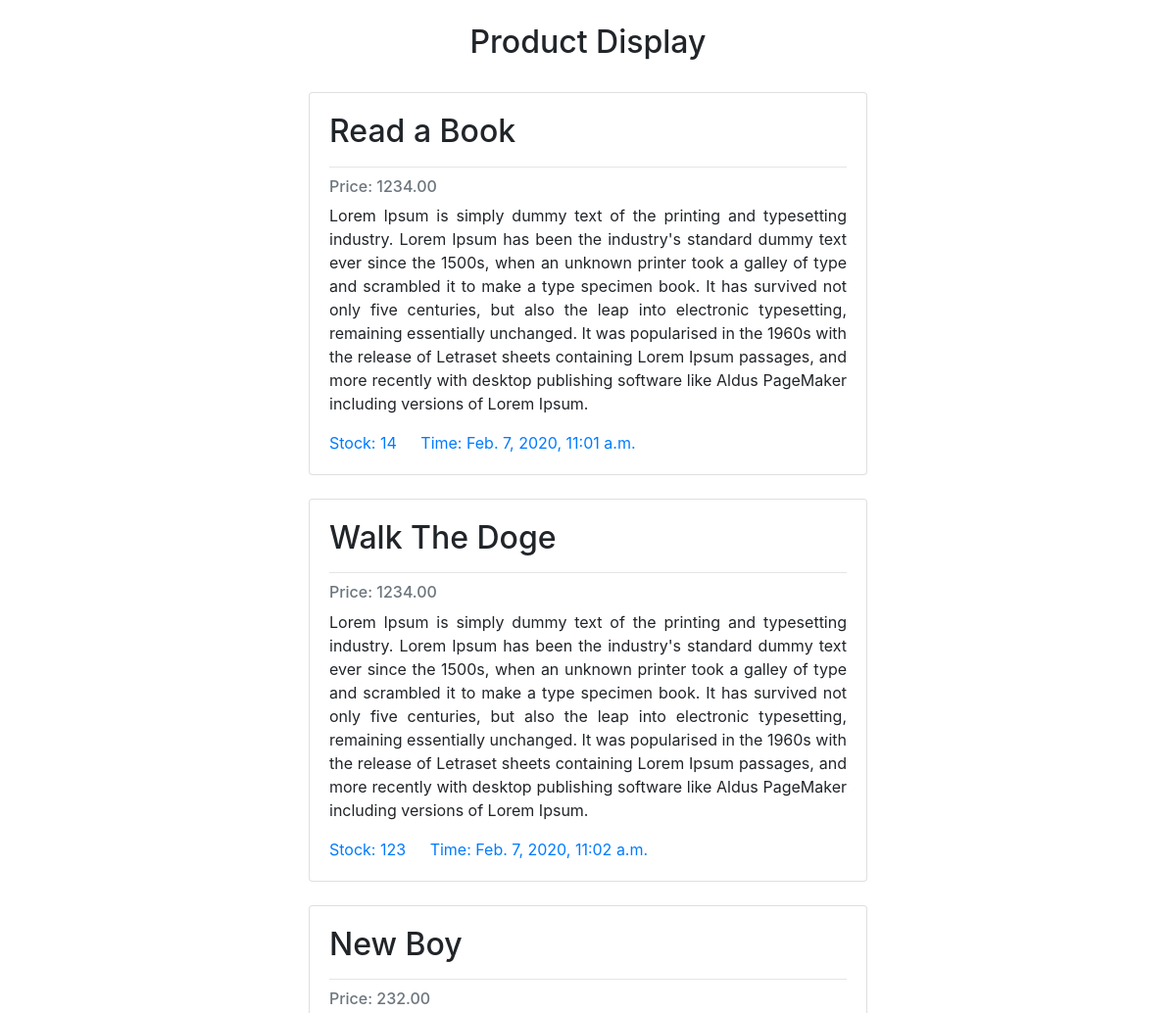
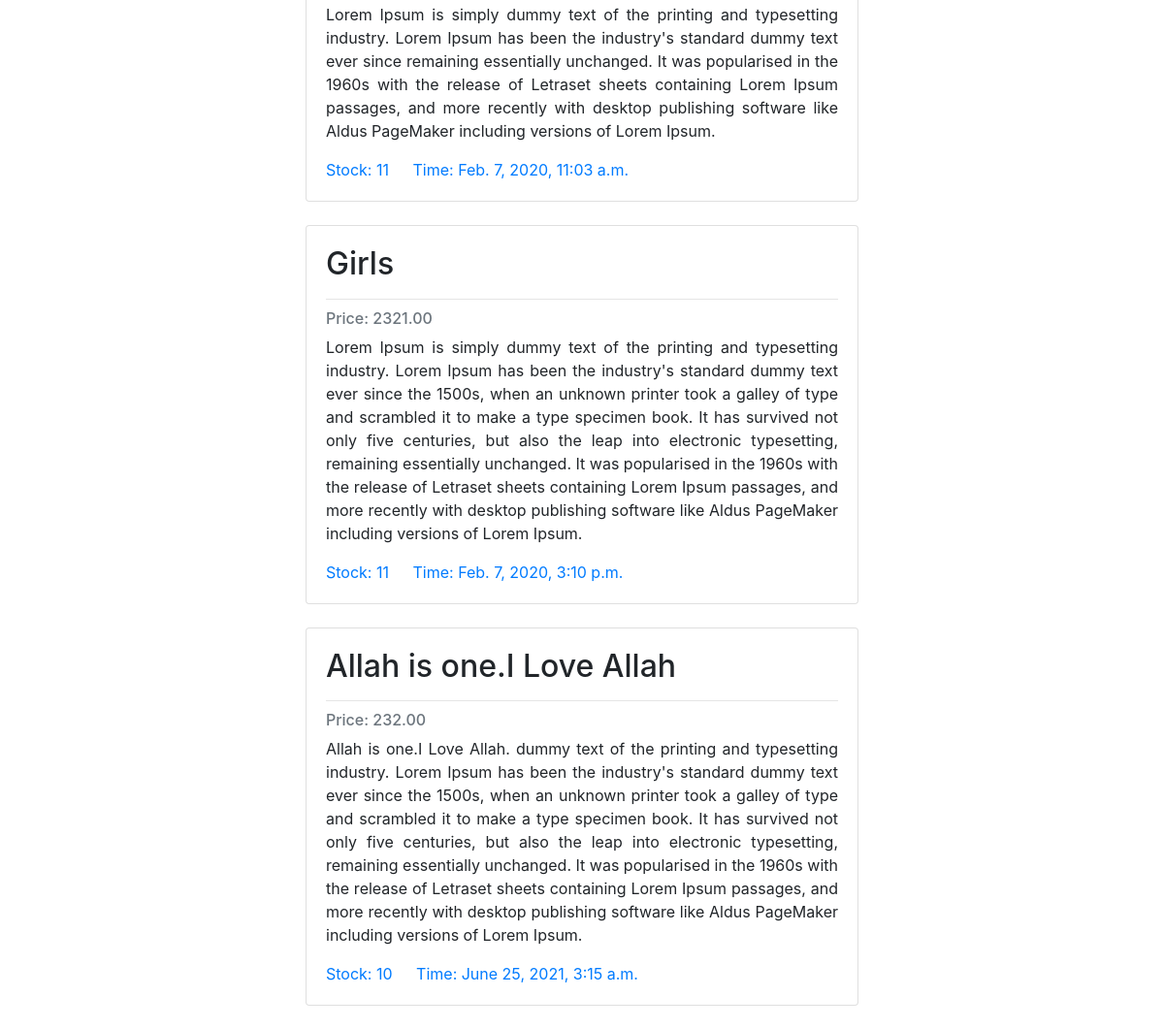
The page / on the database its author committed (2 pictures, top to bottom).
### REST_API/models.py (models this page shows, shortened)
class Product(models.Model):
    name = models.CharField(max_length=222,unique=True)
    description = models.TextField(blank=True)
    price = models.DecimalField(max_digits=10,decimal_places=2)
    image = models.ImageField(upload_to='category',blank=True)
    stock = models.IntegerField()
    available = models.BooleanField(default=True)
    created = models.DateTimeField(auto_now_add=True)

### REST_API/views.py (the view)
# urls.py: 2. Add a URL to urlpatterns:  path('', views.home, name='home')
def home(request):
    products = Product.objects.all()
    context ={
        'products':products
    }
    return render(request,'home/home.html',context)

### templates/home/home.html (shortened to what this page needs)
<!DOCTYPE html>
<html lang="en">
    <head>
        <link rel="stylesheet" href="https://stackpath.bootstrapcdn.com/bootstrap/4.4.1/css/bootstrap.min.css">
    </head>
    <body>
        <div class="col-md-6 offset-md-3">
            <br>
            <h2 class="text-center">Product Display</h2>
            <br>
            {% if products %}
                {% for product in products %}
                    <div class="card">
                        <div class="card-body">
                            <h2 class="card-title"> {{ product.name }}</h2>
                            <hr>
                            <h6 class="card-subtitle mb-2 text-muted">Price: {{ product.price }}</h6>
                            <p class="card-text text-justify">{{ product.description }}</p>
                            <a href="#" class="card-link">Stock: {{ product.stock }}</a>
                            <a href="#" class="card-link">Time: {{ product.created }}</a>
                        </div>
                    </div>
                    <br>
                {% endfor %}
            {% endif %}
        </div>
    </body>
</html>

### rows shown on the page
Product: name "Read a Book", price "1234.00", description "Lorem Ipsum is simply dummy text of the printing and typesetting industry. Lorem Ipsum has been the industry's standard dummy text ever since the 1500s, when an unknown printer took a galley of type and scrambled it to make a type specimen book. It has survived not only five centuries, but also the leap into electronic typesetting, remaining essentially unchanged. It was popularised in the 1960s with the release of Letraset sheets containing Lorem Ipsum passages, and more recently with desktop publishing software like Aldus PageMaker including versions of Lorem Ipsum.", stock "14", created "Feb. 7, 2020, 11:01 a.m."
Product: name "Walk The Doge", price "1234.00", description "Lorem Ipsum is simply dummy text of the printing and typesetting industry. Lorem Ipsum has been the industry's standard dummy text ever since the 1500s, when an unknown printer took a galley of type and scrambled it to make a type specimen book. It has survived not only five centuries, but also the leap into electronic typesetting, remaining essentially unchanged. It was popularised in the 1960s with the release of Letraset sheets containing Lorem Ipsum passages, and more recently with desktop publishing software like Aldus PageMaker including versions of Lorem Ipsum.", stock "123", created "Feb. 7, 2020, 11:02 a.m."
Product: name "New Boy", price "232.00", description "Lorem Ipsum is simply dummy text of the printing and typesetting industry. Lorem Ipsum has been the industry's standard dummy text ever since remaining essentially unchanged. It was popularised in the 1960s with the release of Letraset sheets containing Lorem Ipsum passages, and more recently with desktop publishing software like Aldus PageMaker including versions of Lorem Ipsum.", stock "11", created "Feb. 7, 2020, 11:03 a.m."
Product: name "Girls", price "2321.00", description "Lorem Ipsum is simply dummy text of the printing and typesetting industry. Lorem Ipsum has been the industry's standard dummy text ever since the 1500s, when an unknown printer took a galley of type and scrambled it to make a type specimen book. It has survived not only five centuries, but also the leap into electronic typesetting, remaining essentially unchanged. It was popularised in the 1960s with the release of Letraset sheets containing Lorem Ipsum passages, and more recently with desktop publishing software like Aldus PageMaker including versions of Lorem Ipsum.", stock "11", created "Feb. 7, 2020, 3:10 p.m."
Product: name "Allah is one.I Love Allah", price "232.00", description "Allah is one.I Love Allah. dummy text of the printing and typesetting industry. Lorem Ipsum has been the industry's standard dummy text ever since the 1500s, when an unknown printer took a galley of type and scrambled it to make a type specimen book. It has survived not only five centuries, but also the leap into electronic typesetting, remaining essentially unchanged. It was popularised in the 1960s with the release of Letraset sheets containing Lorem Ipsum passages, and more recently with desktop publishing software like Aldus PageMaker including versions of Lorem Ipsum.", stock "10", created "June 25, 2021, 3:15 a.m."
